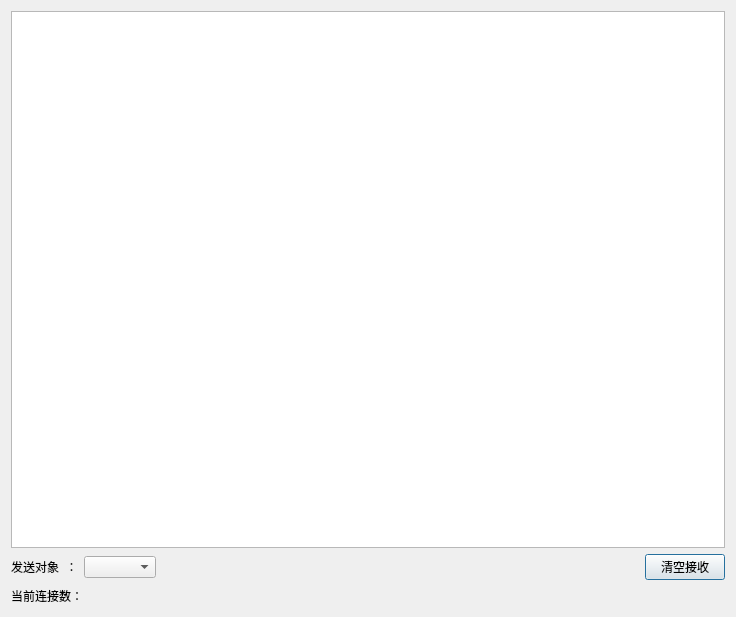
<?xml version="1.0" encoding="UTF-8"?>
<ui version="4.0">
 <class>Dialog</class>
 <widget class="QDialog" name="Dialog">
  <property name="windowModality">
   <enum>Qt::NonModal</enum>
  </property>
  <property name="geometry">
   <rect>
    <x>0</x>
    <y>0</y>
    <width>736</width>
    <height>617</height>
   </rect>
  </property>
  <property name="windowTitle">
   <string>潮海波的服务器</string>
  </property>
  <layout class="QGridLayout" name="gridLayout">
   <item row="0" column="0">
    <layout class="QVBoxLayout" name="verticalLayout">
     <item>
      <widget class="QTextBrowser" name="textBrowser"/>
     </item>
     <item>
      <layout class="QHBoxLayout" name="horizontalLayout_2">
       <item>
        <widget class="QLabel" name="label_2">
         <property name="text">
          <string>发送对象  ：</string>
         </property>
        </widget>
       </item>
       <item>
        <widget class="QComboBox" name="comboBoxObj"/>
       </item>
       <item>
        <spacer name="horizontalSpacer_2">
         <property name="orientation">
          <enum>Qt::Horizontal</enum>
         </property>
         <property name="sizeHint" stdset="0">
          <size>
           <width>40</width>
           <height>20</height>
          </size>
         </property>
        </spacer>
       </item>
       <item>
        <widget class="QPushButton" name="btnClear">
         <property name="text">
          <string>清空接收</string>
         </property>
        </widget>
       </item>
      </layout>
     </item>
     <item>
      <layout class="QHBoxLayout" name="horizontalLayout">
       <item>
        <widget class="QLabel" name="label">
         <property name="text">
          <string>当前连接数：</string>
         </property>
        </widget>
       </item>
       <item>
        <widget class="QLabel" name="labelNum">
         <property name="text">
          <string/>
         </property>
        </widget>
       </item>
       <item>
        <spacer name="horizontalSpacer">
         <property name="orientation">
          <enum>Qt::Horizontal</enum>
         </property>
         <property name="sizeHint" stdset="0">
          <size>
           <width>40</width>
           <height>20</height>
          </size>
         </property>
        </spacer>
       </item>
      </layout>
     </item>
    </layout>
   </item>
  </layout>
 </widget>
 <layoutdefault spacing="6" margin="11"/>
 <resources/>
 <connections/>
</ui>
